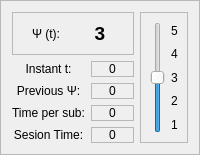
            <widget class="QFrame" name="frame_56">
             <property name="frameShape">
              <enum>QFrame::StyledPanel</enum>
             </property>
             <property name="frameShadow">
              <enum>QFrame::Raised</enum>
             </property>
             <layout class="QGridLayout" name="gridLayout_51">
              <item row="5" column="0">
               <widget class="QLabel" name="label_114">
                <property name="font">
                 <font>
                  <family>Ubuntu</family>
                 </font>
                </property>
                <property name="text">
                 <string>Sesion Time:</string>
                </property>
                <property name="alignment">
                 <set>Qt::AlignCenter</set>
                </property>
               </widget>
              </item>
              <item row="2" column="1">
               <widget class="QLabel" name="label_128">
                <property name="frameShape">
                 <enum>QFrame::StyledPanel</enum>
                </property>
                <property name="text">
                 <string>0</string>
                </property>
                <property name="alignment">
                 <set>Qt::AlignCenter</set>
                </property>
               </widget>
              </item>
              <item row="3" column="0">
               <widget class="QLabel" name="label_130">
                <property name="font">
                 <font>
                  <family>Ubuntu</family>
                 </font>
                </property>
                <property name="text">
                 <string>Previous Ψ:</string>
                </property>
                <property name="alignment">
                 <set>Qt::AlignCenter</set>
                </property>
               </widget>
              </item>
              <item row="3" column="1">
               <widget class="QLabel" name="label_129">
                <property name="frameShape">
                 <enum>QFrame::StyledPanel</enum>
                </property>
                <property name="text">
                 <string>0</string>
                </property>
                <property name="alignment">
                 <set>Qt::AlignCenter</set>
                </property>
               </widget>
              </item>
              <item row="4" column="1">
               <widget class="QLabel" name="label_132">
                <property name="frameShape">
                 <enum>QFrame::StyledPanel</enum>
                </property>
                <property name="text">
                 <string>0</string>
                </property>
                <property name="alignment">
                 <set>Qt::AlignCenter</set>
                </property>
               </widget>
              </item>
              <item row="2" column="0">
               <widget class="QLabel" name="label_115">
                <property name="font">
                 <font>
                  <family>Ubuntu</family>
                 </font>
                </property>
                <property name="text">
                 <string>Instant t:</string>
                </property>
                <property name="alignment">
                 <set>Qt::AlignCenter</set>
                </property>
               </widget>
              </item>
              <item row="4" column="0">
               <widget class="QLabel" name="label_133">
                <property name="font">
                 <font>
                  <family>Ubuntu</family>
                 </font>
                </property>
                <property name="text">
                 <string>Time per sub:</string>
                </property>
                <property name="alignment">
                 <set>Qt::AlignCenter</set>
                </property>
               </widget>
              </item>
              <item row="1" column="2" rowspan="5">
               <widget class="QFrame" name="frame_60">
                <property name="frameShape">
                 <enum>QFrame::StyledPanel</enum>
                </property>
                <property name="frameShadow">
                 <enum>QFrame::Raised</enum>
                </property>
                <layout class="QGridLayout" name="gridLayout_50">
                 <item row="0" column="0" rowspan="5">
                  <widget class="QSlider" name="verticalSlider_3">
                   <property name="minimum">
                    <number>1</number>
                   </property>
                   <property name="maximum">
                    <number>5</number>
                   </property>
                   <property name="value">
                    <number>3</number>
                   </property>
                   <property name="orientation">
                    <enum>Qt::Vertical</enum>
                   </property>
                  </widget>
                 </item>
                 <item row="0" column="1">
                  <widget class="QLabel" name="label_121">
                   <property name="text">
                    <string>5</string>
                   </property>
                  </widget>
                 </item>
                 <item row="1" column="1">
                  <widget class="QLabel" name="label_122">
                   <property name="text">
                    <string>4</string>
                   </property>
                  </widget>
                 </item>
                 <item row="2" column="1">
                  <widget class="QLabel" name="label_123">
                   <property name="text">
                    <string>3</string>
                   </property>
                  </widget>
                 </item>
                 <item row="3" column="1">
                  <widget class="QLabel" name="label_124">
                   <property name="text">
                    <string>2</string>
                   </property>
                  </widget>
                 </item>
                 <item row="4" column="1">
                  <widget class="QLabel" name="label_125">
                   <property name="text">
                    <string>1</string>
                   </property>
                  </widget>
                 </item>
                </layout>
               </widget>
              </item>
              <item row="1" column="0" colspan="2">
               <widget class="QFrame" name="frame_63">
                <property name="frameShape">
                 <enum>QFrame::StyledPanel</enum>
                </property>
                <property name="frameShadow">
                 <enum>QFrame::Raised</enum>
                </property>
                <layout class="QHBoxLayout" name="horizontalLayout_10">
                 <item>
                  <widget class="QLabel" name="label_105">
                   <property name="font">
                    <font>
                     <family>Ubuntu</family>
                    </font>
                   </property>
                   <property name="text">
                    <string>Ψ (t):</string>
                   </property>
                   <property name="alignment">
                    <set>Qt::AlignCenter</set>
                   </property>
                  </widget>
                 </item>
                 <item>
                  <widget class="QLabel" name="label_126">
                   <property name="font">
                    <font>
                     <family>Ubuntu</family>
                     <pointsize>14</pointsize>
                     <weight>75</weight>
                     <bold>true</bold>
                    </font>
                   </property>
                   <property name="frameShape">
                    <enum>QFrame::NoFrame</enum>
                   </property>
                   <property name="text">
                    <string>3</string>
                   </property>
                   <property name="alignment">
                    <set>Qt::AlignCenter</set>
                   </property>
                  </widget>
                 </item>
                </layout>
               </widget>
              </item>
              <item row="5" column="1">
               <widget class="QLabel" name="clock_display">
                <property name="maximumSize">
                 <size>
                  <width>74</width>
                  <height>20</height>
                 </size>
                </property>
                <property name="frameShape">
                 <enum>QFrame::StyledPanel</enum>
                </property>
                <property name="text">
                 <string>0</string>
                </property>
                <property name="alignment">
                 <set>Qt::AlignCenter</set>
                </property>
               </widget>
              </item>
             </layout>
            </widget>
